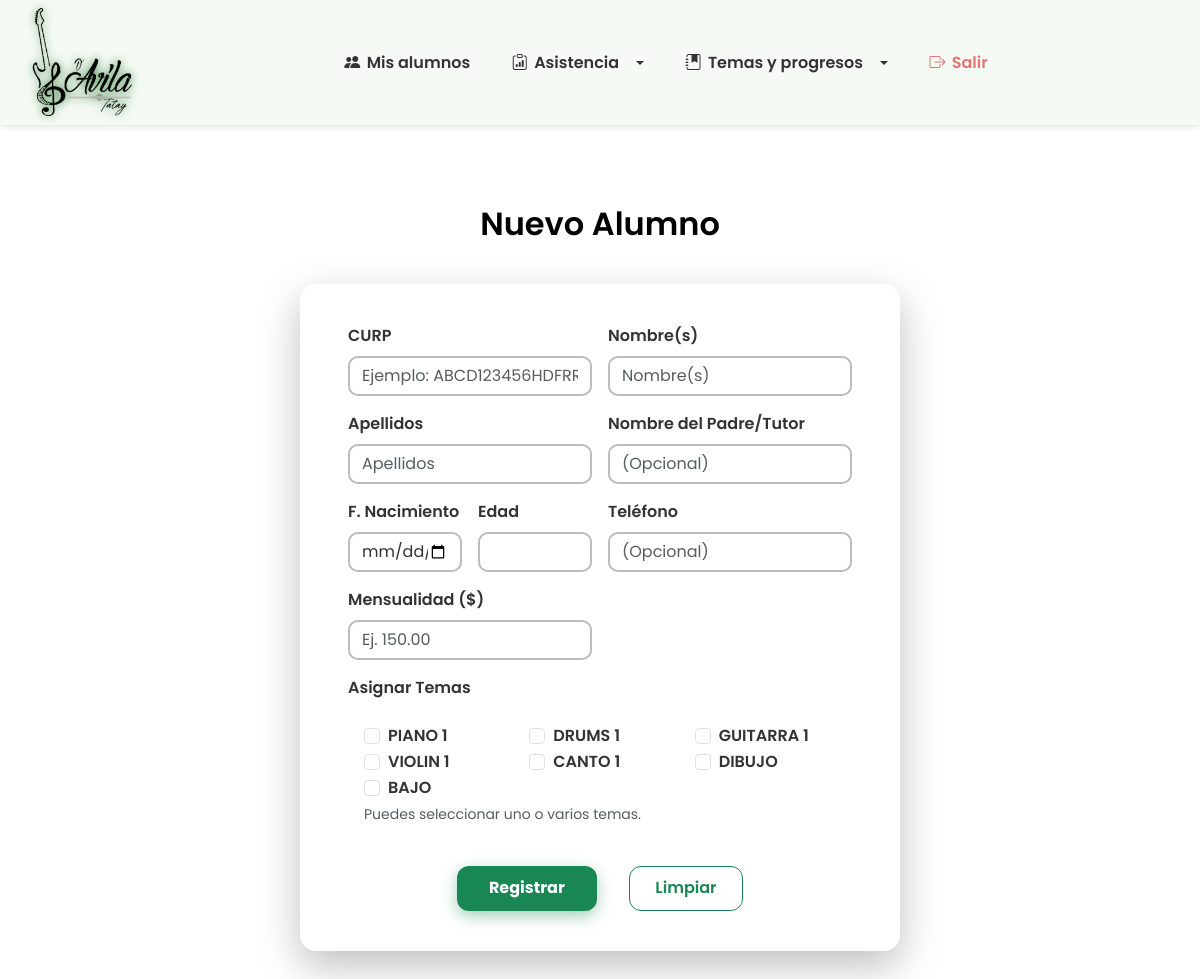
Page /Registro.php on the earlier database version.
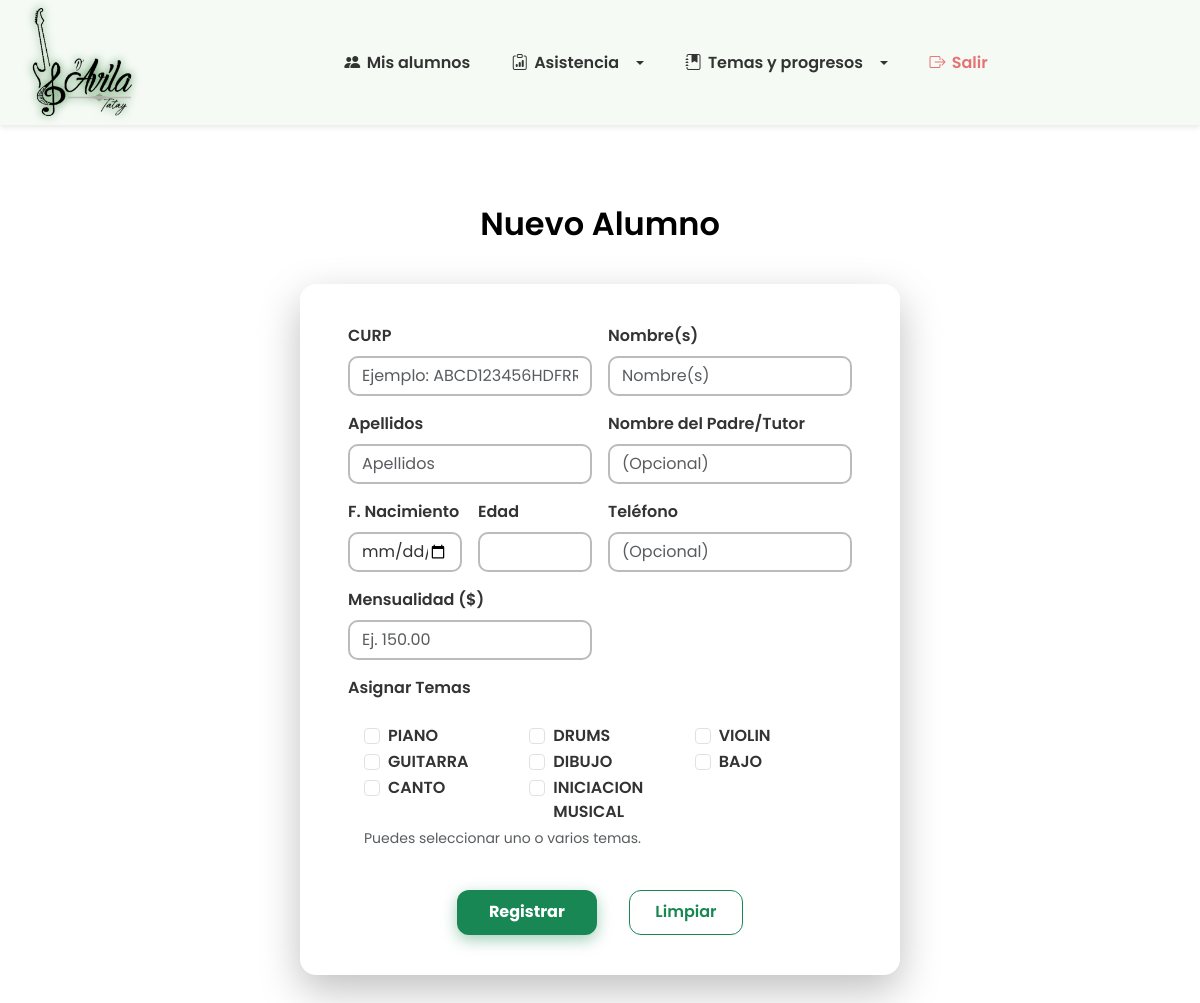
Same page on the later database version.
### tables this page shows
CREATE TABLE `temas` (
  `id` int(11) NOT NULL AUTO_INCREMENT,
  `nombre` varchar(100) NOT NULL,
  PRIMARY KEY (`id`)
);

### Registro.php (the view, shortened to what this page needs)
<?php
require_once __DIR__ . '/includes/bd.php';
$temasDisponibles = [];
$resTemas = $conexion->query("SELECT id, nombre FROM temas");
if ($resTemas) {
  $temasDisponibles = $resTemas->fetch_all(MYSQLI_ASSOC);
}
?>
<!DOCTYPE html>
<html lang="es">
<head>
  <link href="https://cdn.jsdelivr.net/npm/bootstrap@5.3.0/dist/css/bootstrap.min.css" rel="stylesheet" />
</head>
<body>
  <?php include 'navbar.php'; ?>
  <main>
    <div class="container mt-5">
      <h2
        style="color: #000000; font-family: 'Poppins', sans-serif; font-weight: 600; margin-bottom: 2rem; text-align: center; position: relative; padding-bottom: 0.5rem;">
        Nuevo Alumno
      </h2>
      <form method="post" novalidate id="registroForm">
        <div class="row g-3">
          <div class="col-md-6">
            <label for="curp" class="form-label">CURP</label>
            <input type="text" class="form-control" id="curp" name="curp"
              value="<?= htmlspecialchars($_POST['curp'] ?? '') ?>" pattern="[A-Za-z0-9]{18}" maxlength="18"
              title="18 caracteres alfanuméricos" required placeholder="Ejemplo: ABCD123456HDFRRT09" autocomplete="off"
              autofocus>
          </div>
          <div class="col-md-6">
            <label for="nombre" class="form-label">Nombre(s)</label>
            <input type="text" class="form-control" id="nombre" name="nombre"
              value="<?= htmlspecialchars($_POST['nombre'] ?? '') ?>" required placeholder="Nombre(s)">
          </div>
          <div class="col-md-6">
            <label for="apellidos" class="form-label">Apellidos</label>
            <input type="text" class="form-control" id="apellidos" name="apellidos"
              value="<?= htmlspecialchars($_POST['apellidos'] ?? '') ?>" required placeholder="Apellidos">
          </div>
          <div class="col-md-6">
            <label for="nombre_tutor" class="form-label">Nombre del Padre/Tutor</label>
            <input type="text" class="form-control" id="nombre_tutor" name="nombre_tutor"
              value="<?= htmlspecialchars($_POST['nombre_tutor'] ?? '') ?>" placeholder="(Opcional)">
          </div>
          <div class="col-md-3">
            <label for="fecha_nacimiento" class="form-label">F. Nacimiento</label>
            <input type="date" class="form-control" id="fecha_nacimiento" name="fecha_nacimiento"
              value="<?= htmlspecialchars($_POST['fecha_nacimiento'] ?? '') ?>"
              onchange="document.getElementById('edad').value = calcularEdad(this.value)" required>
          </div>
          <div class="col-md-3">
            <label for="edad" class="form-label">Edad</label>
            <input type="text" class="form-control" id="edad" readonly
              value="<?= isset($_POST['fecha_nacimiento']) ? calcularEdad($_POST['fecha_nacimiento']) . ' años' : '' ?>">
          </div>
          <div class="col-md-6">
            <label for="telefono" class="form-label">Teléfono</label>
            <input type="tel" class="form-control" id="telefono" name="telefono"
              value="<?= htmlspecialchars($_POST['telefono'] ?? '') ?>" placeholder="(Opcional)">
          </div>
          <div class="col-md-6">
            <label for="mensualidad" class="form-label">Mensualidad ($)</label>
            <input type="number" step="0.01" min="0" class="form-control" id="mensualidad" name="mensualidad"
              value="<?= htmlspecialchars($_POST['mensualidad'] ?? '') ?>" required placeholder="Ej. 150.00">
          </div>
          <div class="col-md-12">
            <label class="form-label">Asignar Temas</label>
            <div class="p-3 rounded" style="background:#fff;">
              <div class="row">
                <?php foreach ($temasDisponibles as $tema): ?>
                  <div class="col-md-4">
                    <div class="form-check">
                      <input class="form-check-input" type="checkbox" name="temas[]" value="<?= $tema['id'] ?>"
                        id="tema<?= $tema['id'] ?>" <?= (isset($_POST['temas']) && in_array($tema['id'], $_POST['temas'])) ? 'checked' : '' ?>>
                      <label class="form-check-label" for="tema<?= $tema['id'] ?>">
                        <?= htmlspecialchars($tema['nombre']) ?>
                      </label>
                    </div>
                  </div>
                <?php endforeach; ?>
              </div>
              <small class="text-muted">Puedes seleccionar uno o varios temas.</small>
            </div>
          </div>
        </div>
        <div class="mt-4 d-flex justify-content-center flex-wrap gap-3">
          <button type="submit" class="btn btn-primary me-3">Registrar</button>
          <button type="reset" class="btn btn-outline-secondary" onclick="resetEdad()">Limpiar</button>
        </div>
      </form>
    </div>
  </main>
  <br>
  <br>
</body>
</html>

### navbar.php (shortened to what this page needs)
<!DOCTYPE html>
<html lang="es">
<head>
  <link href="https://cdn.jsdelivr.net/npm/bootstrap-icons@1.10.5/font/bootstrap-icons.css" rel="stylesheet" />
</head>
<body>
  <nav class="navbar" role="navigation" aria-label="Menú principal">
    <a href="#" class="navbar-logo" aria-label="Inicio">
      <img src="musiclogo.png" alt="Logo" width="100" height="auto" />
    </a>
    <ul class="navbar-menu" id="navbarMenu">
      <li><a href="lista_alumnos.php"><i class="bi bi-people-fill"></i> Mis alumnos</a></li>
      <li class="nav-dropdown">
        <button class="dropdown-toggle" aria-expanded="false" aria-controls="submenuAsistencia" aria-haspopup="true">
          <i class="bi bi-clipboard-data"></i> Asistencia <i class=""></i>
        </button>
      </li>
      <li class="nav-dropdown">
        <button class="dropdown-toggle" aria-expanded="false" aria-controls="submenuGestionTemas2" aria-haspopup="true">
          <i class="bi bi-journal-bookmark-fill"></i> Temas y progresos <i class=""></i>
        </button>
      </li>
      <li><a href="logout.php" style="color: #e57373;"><i class="bi bi-box-arrow-right"></i> Salir</a></li>
    </ul>
  </nav>
</body>
</html>

### Registro.php (style rules this page uses)
body { font-family: 'Poppins', sans-serif; background: linear-gradient(135deg, #ffffffff 0%, #ffffffff 100%); min-height: 100vh; margin: 0; display: flex; flex-direction: column; color: #f0f0f0; }
main { flex-grow: 1; display: flex; align-items: center; justify-content: flex-start; gap: 2rem; padding: 2rem 1rem; max-width: 900px; margin: 0 auto; }
form { background: #fff; border-radius: 16px; padding: 2.5rem 3rem; box-shadow: 0 15px 40px rgba(0, 0, 0, 0.25); width: 100%; max-width: 600px; position: relative; overflow: hidden; transition: box-shadow 0.3s ease; color: #222; }
label { font-weight: 600; color: #333; }
input.form-control { border-radius: 10px; border: 2px solid #bbb; transition: border-color 0.3s ease, box-shadow 0.3s ease; color: #333; }
.btn-primary { background: #198754; border: none; font-weight: 700; padding: 0.6rem 2rem; border-radius: 12px; box-shadow: 0 5px 15px rgba(25, 135, 84, 0.4); transition: background 0.3s ease, box-shadow 0.3s ease, transform 0.15s ease; }
.btn-outline-secondary { border-radius: 12px; font-weight: 600; color: #198754; border-color: #198754; padding: 0.6rem 1.6rem; }

### navbar.php (style rules this page uses)
body { font-family: 'Poppins', sans-serif; }
.navbar { display: flex; align-items: center; padding: 0.5rem 2rem; background-color: #f5faf5; position: relative; z-index: 1000; user-select: none; box-shadow: 0 2px 6px rgba(0, 0, 0, 0.1); }
.navbar-logo { margin-right: 2rem; flex-shrink: 0; }
.navbar-logo img { display: block; width: 100px; height: auto; object-fit: contain; filter: drop-shadow(0 0 5px #2e7d32); }
.navbar-menu { list-style: none; margin: 0; padding: 0; display: flex; gap: 1.2rem; flex-grow: 1; justify-content: center; align-items: center; }
.navbar-menu a, .nav-dropdown > button.dropdown-toggle { color: #333333; text-decoration: none; font-weight: 600; display: flex; align-items: center; gap: 0.4rem; padding: 0.4rem 0.7rem; border-radius: 6px; background: none; border: none; cursor: pointer; transition: background 0.3s, box-shadow 0.3s, color 0.3s; font-size: 1rem; }
.nav-dropdown { position: relative; }

Differences in the rows shown:
removed temas: nombre "PIANO 1"
removed temas: nombre "DRUMS 1"
removed temas: nombre "GUITARRA 1"
removed temas: nombre "VIOLIN 1"
removed temas: nombre "CANTO 1"
added temas: nombre "PIANO"
added temas: nombre "DRUMS"
added temas: nombre "VIOLIN"
added temas: nombre "GUITARRA"
added temas: nombre "CANTO"
added temas: nombre "INICIACION MUSICAL"
